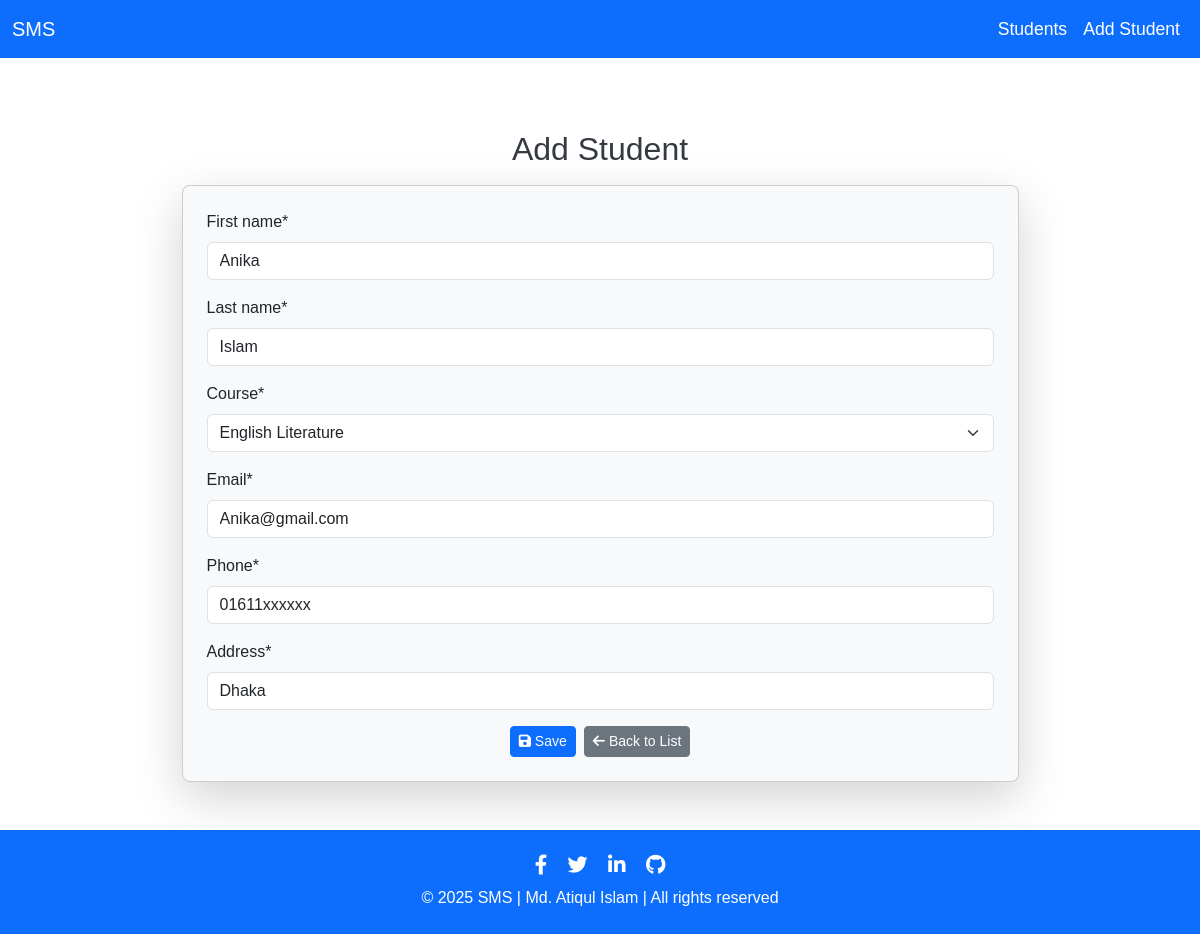
The app's page /edit/18/ with its own data.
### students/models.py (models this page shows, shortened)
class Student(models.Model):
    COURSE_CHOICES = [
        ('ETE', 'Electronics & Telecommunication Engineering'),
        ('CSE', 'Computer Science & Engineering'),
        ('EEE', 'Electrical & Electronic Engineering'),
        ('BBA', 'Business Administration'),
        ('ENG', 'English Literature'),
        ('LLB', 'Law'),
        ('ME', 'Mechanical Engineering'),
        ('CE', 'Civil Engineering'),
        ('ARCH', 'Architecture'),
        ('BIO', 'Biotechnology'),
        ('PHY', 'Physics'),
        ('CHEM', 'Chemistry'),
        ('MATH', 'Mathematics'),
        ('STAT', 'Statistics'),
        ('MED', 'Medicine'),
        ('PHAR', 'Pharmacy'),
        ('NUR', 'Nursing'),
        ('FIN', 'Finance'),
        ('MKT', 'Marketing'),
        ('HRM', 'Human Resource Management'),
    ]
    first_name = models.CharField(max_length=100)
    last_name = models.CharField(max_length=100)
    course = models.CharField(max_length=10, choices=COURSE_CHOICES, default='ETE')
    email = models.EmailField()
    phone = models.CharField(max_length=15)
    address = models.CharField(max_length=250)

### students/views.py (the view)
# urls.py: path('edit/<int:id>/', views.student_edit, name='student_edit'),
def student_edit(request, id):
    student = get_object_or_404(Student, id=id)
    if request.method == 'POST':
        form = StudentForm(request.POST, instance=student)
        if form.is_valid():
            form.save()
            messages.success(request, 'Student information updated successfully!')
            return render(request, 'students/success.html', {'message': 'Student information updated successfully!'})
        else:
            messages.error(request, 'Error occurred while updating student.')
            return render(request, 'students/error.html', {'message': 'Error occurred while updating student.'})
    else:
        form = StudentForm(instance=student)
    return render(request, 'students/student_form.html', {'form': form})

### students/forms.py
class StudentForm(forms.ModelForm):
    class Meta:
        model = Student
        fields = ['first_name', 'last_name', 'course', 'email', 'phone', 'address']

### students/templates/students/student_form.html (shortened to what this page needs)
{% extends 'students/base.html' %}
{% load crispy_forms_tags %}
{% block content %}
<div class="d-flex flex-column justify-content-center align-items-center min-vh-50 py-4">
    <h2 class="mb-3 text-center">{% if student %} Edit {% else %} Add {% endif %} Student</h2>
    <div class="card shadow-lg rounded-3 p-4 w-75 w-md-50 bg-light">
        <form method="POST">
            {{ form|crispy }}
            <div class="d-flex justify-content-center gap-2 mt-3">
                <button type="submit" class="btn btn-primary btn-sm">
                    <i class="fas fa-save"></i> Save
                </button>
                <a href="{% url 'student_list' %}" class="btn btn-secondary btn-sm">
                    <i class="fas fa-arrow-left"></i> Back to List
                </a>
            </div>
        </form>
    </div>
</div>
{% endblock %}

### students/static/css/styles.css (style rules this page uses)
body { font-family: Arial, sans-serif; }
h2, h3 { color: #343a40; }

### records on screen
Student: first_name "Anika", last_name "Islam", course "English Literature", email "Anika@gmail.com", phone "01611xxxxxx", address "Dhaka"
